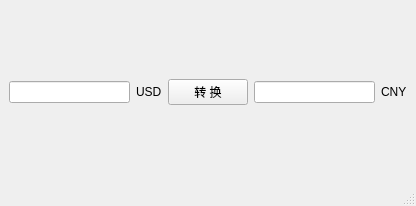
<?xml version="1.0" encoding="UTF-8"?>
<ui version="4.0">
 <class>mainWindow</class>
 <widget class="QMainWindow" name="mainWindow">
  <property name="enabled">
   <bool>true</bool>
  </property>
  <property name="geometry">
   <rect>
    <x>0</x>
    <y>0</y>
    <width>416</width>
    <height>206</height>
   </rect>
  </property>
  <property name="windowTitle">
   <string>汇率转换</string>
  </property>
  <widget class="QWidget" name="centralwidget">
   <layout class="QHBoxLayout" name="horizontalLayout">
    <item>
     <widget class="QLineEdit" name="lineEdit"/>
    </item>
    <item>
     <widget class="QLabel" name="label">
      <property name="text">
       <string>USD</string>
      </property>
     </widget>
    </item>
    <item>
     <widget class="QPushButton" name="pushButton">
      <property name="text">
       <string>转 换</string>
      </property>
     </widget>
    </item>
    <item>
     <widget class="QLineEdit" name="lineEdit_2"/>
    </item>
    <item>
     <widget class="QLabel" name="label_2">
      <property name="text">
       <string>CNY</string>
      </property>
     </widget>
    </item>
   </layout>
  </widget>
  <widget class="QMenuBar" name="menubar">
   <property name="geometry">
    <rect>
     <x>0</x>
     <y>0</y>
     <width>416</width>
     <height>22</height>
    </rect>
   </property>
  </widget>
  <widget class="QStatusBar" name="statusbar"/>
 </widget>
 <resources/>
 <connections/>
</ui>
